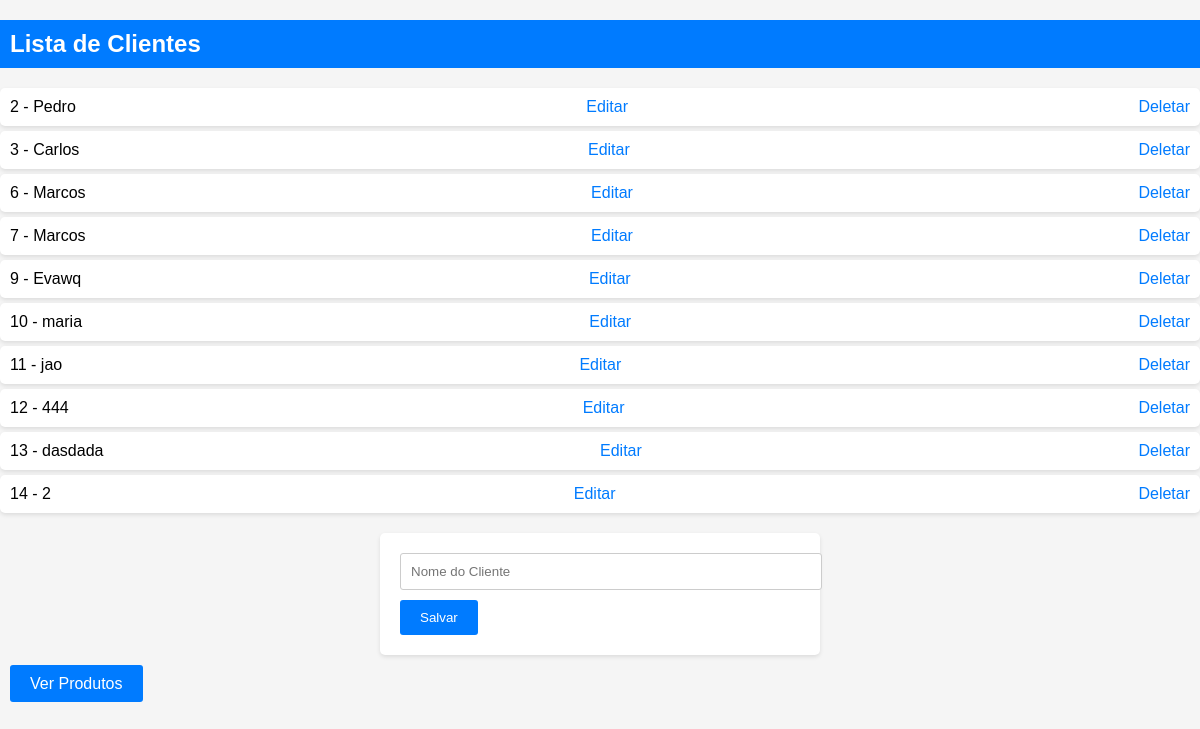
/core/, run on the app's committed database.
### core/models.py (models this page shows, shortened)
class Pessoa(models.Model):
    nome = models.CharField(max_length=100)

### core/views.py (the view)
# urls.py: 2. Add a URL to urlpatterns:  path('', views.home, name='home')
def home(request):
    pessoas = Pessoa.objects.all()
    return render(request, "index.html", {"pessoas": pessoas})

### core/templates/index.html (shortened to what this page needs)
<!DOCTYPE html>
<html lang="en">
<head>
</head>
<body>
    <h2>Lista de Clientes</h2>
    <ul>
        {% for pessoa in pessoas %}
            <li>
                {{ pessoa.id }} - {{ pessoa.nome }}
                <a href="{% url 'editar' pessoa.id %}">Editar</a>
                <a href="{% url 'delete' pessoa.id %}">Deletar</a>
            </li>
        {% empty %}
            <li>Nenhum cliente encontrado.</li>
        {% endfor %}
    </ul>
    <form action="{% url 'salvar' %}" method="POST">
        <input type="text" name="nome" placeholder="Nome do Cliente">
        <button type="submit">Salvar</button>
    </form>
    <a href="{% url 'product_list' %}" class="button">Ver Produtos</a>
</body>
</html>

### core/templates/index.html (style rules this page uses)
body { font-family: Arial, sans-serif; background-color: #f5f5f5; margin: 0; padding: 0; }
h2 { background-color: #007BFF; color: #fff; padding: 10px; }
ul { list-style: none; padding: 0; }
li { background-color: #fff; padding: 10px; margin: 5px 0; box-shadow: 0 2px 4px rgba(0, 0, 0, 0.1); border-radius: 5px; display: flex; justify-content: space-between; align-items: center; }
a { text-decoration: none; color: #007BFF; margin-left: 10px; }
form { max-width: 400px; margin: 20px auto; padding: 20px; background-color: #fff; box-shadow: 0 2px 4px rgba(0, 0, 0, 0.1); border-radius: 5px; }
input[type="text"] { width: 100%; padding: 10px; margin-bottom: 10px; border: 1px solid #ccc; border-radius: 3px; }
button[type="submit"] { background-color: #007BFF; color: #fff; padding: 10px 20px; border: none; cursor: pointer; border-radius: 3px; }
a.button { text-decoration: none; background-color: #007BFF; color: #fff; padding: 10px 20px; border-radius: 3px; margin-left: 10px; }

### data on the page
Pessoa: id "2", nome "Pedro"
Pessoa: id "3", nome "Carlos"
Pessoa: id "6", nome "Marcos"
Pessoa: id "7", nome "Marcos"
Pessoa: id "9", nome "Evawq"
Pessoa: id "10", nome "maria"
Pessoa: id "11", nome "jao"
Pessoa: id "12", nome "444"
Pessoa: id "13", nome "dasdada"
Pessoa: id "14", nome "2"
